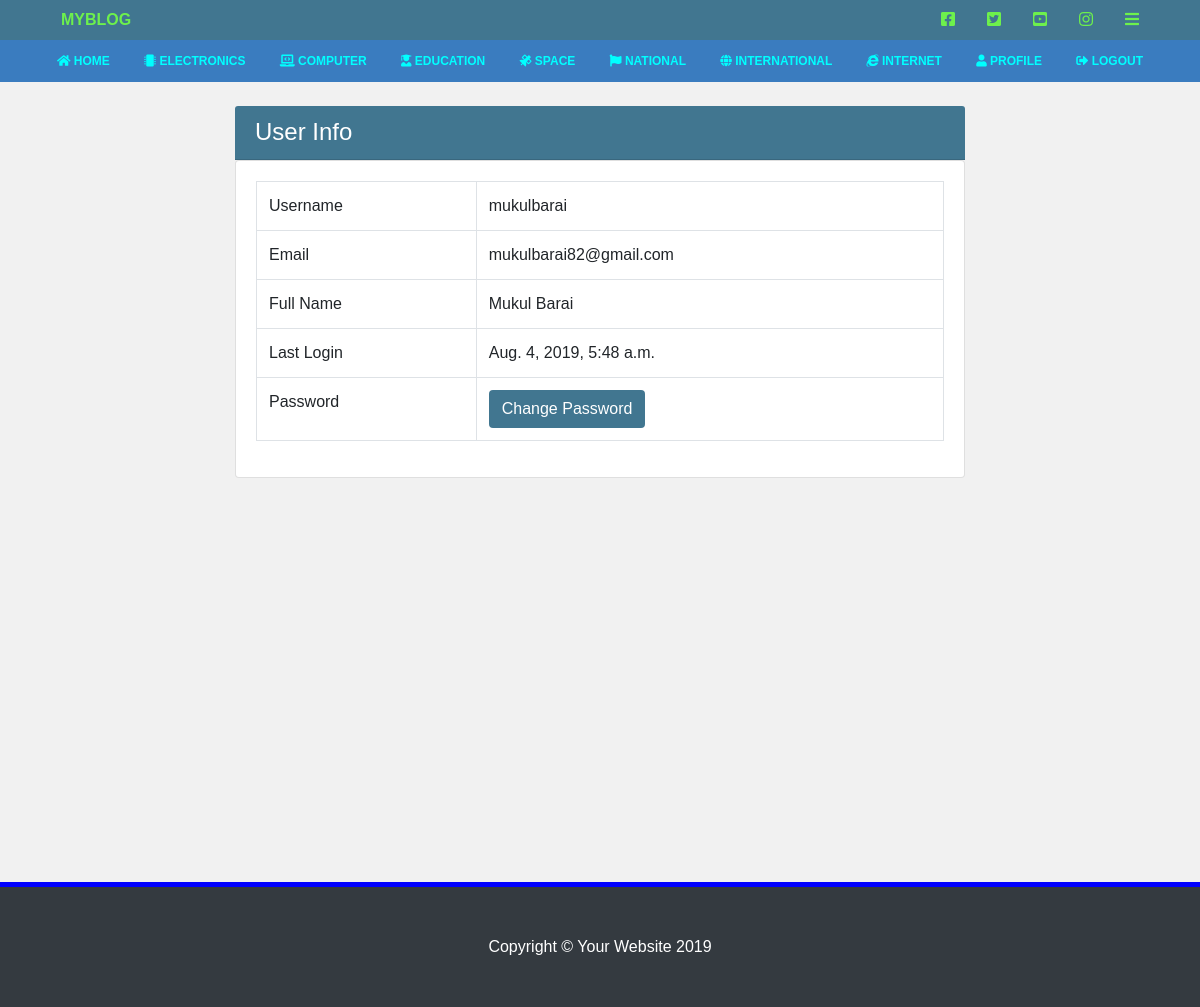
/accounts/profile/ (signed in), run on the app's committed database.
### blog/models.py (models this page shows)
class Category(models.Model):
	name = models.CharField(max_length=100)
	icon = models.CharField(max_length=50, null=True)
	def __str__(self): return self.name

### blog/views.py (the view)
# urls.py: path('accounts/profile/', views.profile, name='profile'),
def profile(request):
	if not request.user.is_authenticated:
		return redirect('/accounts/login/?next=/profile')
	context = request.context
	return render(request, 'profile.html', context)

### blog/templates/profile.html (shortened to what this page needs)
{% extends 'layouts/main.html' %}
{% block main %}
  <div class="container main">
    <div class="row justify-content-center">
      <div class="col-md-8 my-4">
        <h4 class="bg-django card-header">User Info</h4>
          <div class="card mb-4">
            <div class="card-body">
              <table class="table table-bordered">
                <tr>
                  <td>Username</td>
                  <td>{{user.username}}</td>
                </tr>
                  <td>Email</td>
                  <td>{{user.email}}</td>
                  <td>Full Name</td>
                  <td>{{user.get_full_name}}</td>
                  <td>Last Login</td>
                  <td>{{user.last_login}}</td>
                <tr>
                  <td>Password</td>
                  <td><a class="btn bg-django" href="{% url 'password_change' %}">Change Password</a></td>
                </tr>
              </table>
            </div>
          </div>
      </div>
    </div>
  </div>
{% endblock %}

### blog/templates/layouts/main.html
{% load static %}
<!DOCTYPE html>
<html lang="en">
  <head>
    {% include 'layouts/head.html' %}
  </head>
  <body>
    <header>
      {% include 'layouts/header.html' %}
    </header>
    {% block main %}
    {% endblock %}
    {% include 'layouts/footer.html' %}
  </body>
</html>

### blog/templates/layouts/head.html (shortened to what this page needs)
{% load static %}
<link href="{% static 'css/bootstrap.min.css' %}" rel="stylesheet">
<link href="{% static 'css/style.css' %}" rel="stylesheet">
<link rel="stylesheet" href="https://use.fontawesome.com/releases/v5.10.1/css/all.css">
<link rel="stylesheet" href="https://use.fontawesome.com/releases/v5.10.1/css/v4-shims.css"

### blog/templates/layouts/header.html (shortened to what this page needs)
<nav class="navbar-top mb-0">
  <div class="container">
    <ul class="d-flex justify-content-between px-0 mb-0">
      <li class="nav-item list-unstyled">
        <a class="nav-link logo" href="{% url 'index' %}">MYBLOG</a>
      </li>
      <li class="list-unstyled">
        <ul class="d-flex">
          <li class="nav-item list-unstyled">
            <a href="" class="nav-link"><i class="fa fa-facebook-square"></i></a>
          </li>
          <li class="nav-item list-unstyled">
            <a href="" class="nav-link"><i class="fa fa-twitter-square"></i></a>
          </li>
          <li class="nav-item list-unstyled">
            <a href="" class="nav-link"><i class="fa fa-youtube-square"></i></a>
          </li>
          <li class="nav-item list-unstyled">
            <a href="" class="nav-link"><i class="fa fa-instagram"></i></a>
          </li>
          <li class="nav-item list-unstyled">
            <a class="nav-link" href="#" data-target="#navbardrop" data-toggle="collapse">
              <i class="fas fa-bars"></i>
            </a>
          </li>
        </ul>
      </li>
    </ul>
  </div>
</nav>
<nav class="navbar py-0 navbar-bottom navbar-expand-md">
  <div class="container">
    <div class="collapse py-1 navbar-collapse" id="navbardrop">
      <ul class="navbar-nav flex-wrap px-1 flex-row justify-content-between container-fluid">
        <li class="nav-item">
          <a class="nav-link text-center" href="{% url 'index' %}"><i class="fa fa-home"></i> HOME</a>
        </li>
        {% for category in categories %}
          <li class="nav-item">
            <a class="nav-link text-uppercase text-center" href="{% url 'category' category=category %}"><i class="{{category.icon}}"></i> {{category.name}}</a>
          </li>
        {% endfor %}
        {% if user.is_authenticated %}
          <li class="nav-item">
            <a class="nav-link text-center" href="{% url 'profile' %}"><i class="fa fa-user"></i> PROFILE</a>
          </li>
          <li class="nav-item">
            <a class="nav-link text-center" href="{% url 'logout' %}?next={% url 'index' %}"><i class="fa fa-sign-out"></i> LOGOUT</a>
          </li>
        {% endif %}
      </ul>
    </div>
  </div>
</nav>

### blog/templates/layouts/footer.html (shortened to what this page needs)
{% load static %}
<footer class="py-5 bg-dark" style="position: static; bottom: 0">
  <div class="container">
    <p class="m-0 text-center text-white">Copyright &copy; Your Website 2019</p>
  </div>
</footer>

### blog/static/css/style.css (style rules this page uses)
body { background: #f1f1f1; font-family: unset; }
.container.main { min-height: 100vh; }
.navbar-top { background: #417690; }
.navbar-top .nav-link { color: #6df14c!important; font-weight: bold!important; font-size: 16px; }
.navbar-bottom .nav-link { color: aqua!important; font-weight: bold!important; font-size: 12px; }
.navbar-bottom { background: #3a7cbf!important; }
footer { border-top: 5px solid blue; }
.bg-django { background: #417690!important; color: white!important; }

### data on the page
Category: name "ELECTRONICS"
Category: name "COMPUTER"
Category: name "EDUCATION"
Category: name "SPACE"
Category: name "NATIONAL"
Category: name "INTERNATIONAL"
Category: name "INTERNET"

### other printed values
{{ user.username }} "mukulbarai"
{{ user.email }} "mukulbarai82@gmail.com"
{{ user.get_full_name }} "Mukul Barai"
{{ user.last_login }} "Aug. 4, 2019, 5:48 a.m."
